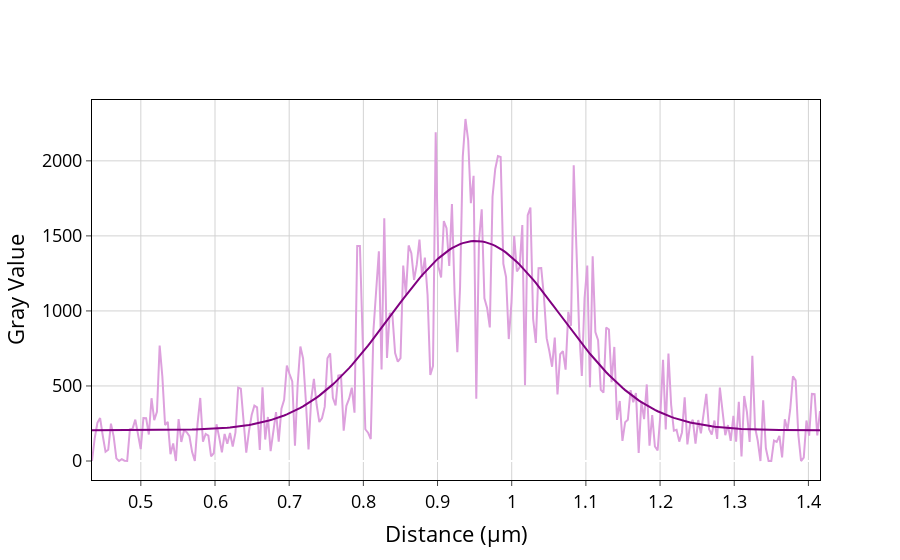

Source (notebook cell):
### Markdown cell above
# caso 5

### Code cell
skiprows5 = 120
maxrows5 = 270

data5 = np.array(read(f'dati_rosso_olio.txt', skiprows5, maxrows5))
popt5, pcov5 = plottiamo_plotly(data5)  # scegliere plotly o pyplot
FWHM(popt5)

### Figure 1 — Plotly figure (JSON) as saved in the notebook; plotly's stock layout.template omitted (floating-point values rounded to 4 significant figures; data arrays with more than 128 entries replaced by an {"elided": "..."} marker saying what was removed)
{"data": [{"hoverinfo": "skip", "line": {"color": "plum"}, "mode": "lines", "showlegend": false, "type": "scatter", "x": {"elided": "270 float values"}, "y": {"elided": "270 float values"}}, {"marker": {"color": "purple"}, "mode": "lines", "showlegend": false, "type": "scatter", "x": {"elided": "270 float values"}, "y": {"elided": "270 float values"}}], "layout": {"font": {"color": "Black", "size": 18}, "plot_bgcolor": "white", "xaxis": {"gridcolor": "lightgrey", "linecolor": "black", "mirror": true, "showline": true, "ticks": "outside", "title": {"text": "Distance (μm)"}}, "yaxis": {"gridcolor": "lightgrey", "linecolor": "black", "mirror": true, "showline": true, "ticks": "outside", "title": {"text": "Gray Value"}}}}
